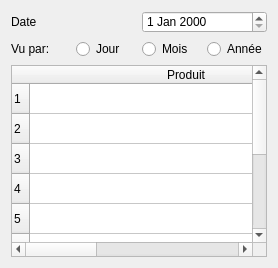
             <widget class="QWidget" name="tab_23">
              <attribute name="title">
               <string>Prévision</string>
              </attribute>
              <layout class="QGridLayout" name="gridLayout_16">
               <item row="0" column="0">
                <layout class="QVBoxLayout" name="verticalLayout_20">
                 <item>
                  <layout class="QHBoxLayout" name="horizontalLayout_28">
                   <item>
                    <widget class="QLabel" name="label_35">
                     <property name="styleSheet">
                      <string notr="true">font: 600 12pt &quot;Segoe UI&quot;;
color: rgb(0, 0, 0);</string>
                     </property>
                     <property name="text">
                      <string>Date</string>
                     </property>
                    </widget>
                   </item>
                   <item>
                    <widget class="QDateEdit" name="dateEdit_4">
                     <property name="styleSheet">
                      <string notr="true">font: 600 12pt &quot;Segoe UI&quot;;
color: rgb(0, 0, 0);</string>
                     </property>
                    </widget>
                   </item>
                  </layout>
                 </item>
                 <item>
                  <layout class="QHBoxLayout" name="horizontalLayout_29">
                   <item>
                    <widget class="QLabel" name="label_36">
                     <property name="styleSheet">
                      <string notr="true">font: 600 12pt &quot;Segoe UI&quot;;
color: rgb(0, 0, 0);</string>
                     </property>
                     <property name="text">
                      <string>Vu par:</string>
                     </property>
                    </widget>
                   </item>
                   <item>
                    <widget class="QRadioButton" name="radioButton_10">
                     <property name="styleSheet">
                      <string notr="true">font: 600 12pt &quot;Segoe UI&quot;;
color: rgb(0, 0, 0);</string>
                     </property>
                     <property name="text">
                      <string>Jour</string>
                     </property>
                    </widget>
                   </item>
                   <item>
                    <widget class="QRadioButton" name="radioButton_11">
                     <property name="styleSheet">
                      <string notr="true">font: 600 12pt &quot;Segoe UI&quot;;
color: rgb(0, 0, 0);</string>
                     </property>
                     <property name="text">
                      <string>Mois</string>
                     </property>
                    </widget>
                   </item>
                   <item>
                    <widget class="QRadioButton" name="radioButton_12">
                     <property name="styleSheet">
                      <string notr="true">font: 600 12pt &quot;Segoe UI&quot;;
color: rgb(0, 0, 0);</string>
                     </property>
                     <property name="text">
                      <string>Année</string>
                     </property>
                    </widget>
                   </item>
                  </layout>
                 </item>
                 <item>
                  <widget class="QTableWidget" name="tableWidget_4">
                   <property name="styleSheet">
                    <string notr="true">font: 600 12pt &quot;Segoe UI&quot;;
color: rgb(0, 0, 0);</string>
                   </property>
                   <property name="rowCount">
                    <number>10</number>
                   </property>
                   <attribute name="horizontalHeaderDefaultSectionSize">
                    <number>312</number>
                   </attribute>
                   <row/>
                   <row/>
                   <row/>
                   <row/>
                   <row/>
                   <row/>
                   <row/>
                   <row/>
                   <row/>
                   <row/>
                   <column>
                    <property name="text">
                     <string>Produit</string>
                    </property>
                   </column>
                   <column>
                    <property name="text">
                     <string>Inventaire</string>
                    </property>
                   </column>
                   <column>
                    <property name="text">
                     <string>Différence</string>
                    </property>
                   </column>
                  </widget>
                 </item>
                </layout>
               </item>
              </layout>
             </widget>
